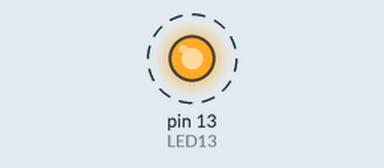
Recording of a sketch running on a simulated Arduino Uno, built with avr-gcc and run on an emulated ATmega328P. Shown: output pins drawn as LEDs (lit = HIGH). Dashed ring = blinking.

Above: at 0.2 s.
Timing chart, 0 to 3.0 s (numbered marks = the images above):
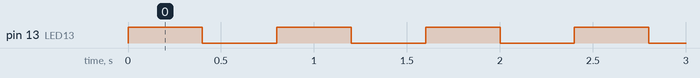

Measured:
- by itself, pin 13 (LED13): alternates HIGH for 0.40 s and LOW for 0.40 s

The sketch:

program01.ino
```cpp
int LED13 = 13;

// the setup function runs once when you press reset or power the board
void setup() {
  // initialize digital pin LED_BUILTIN as an output.
  pinMode(LED13, OUTPUT);
}

// the loop function runs over and over again forever
void loop() {
  digitalWrite(LED13, HIGH);
  delay(400);
  digitalWrite(LED13, LOW);
  delay(400);
}
```
